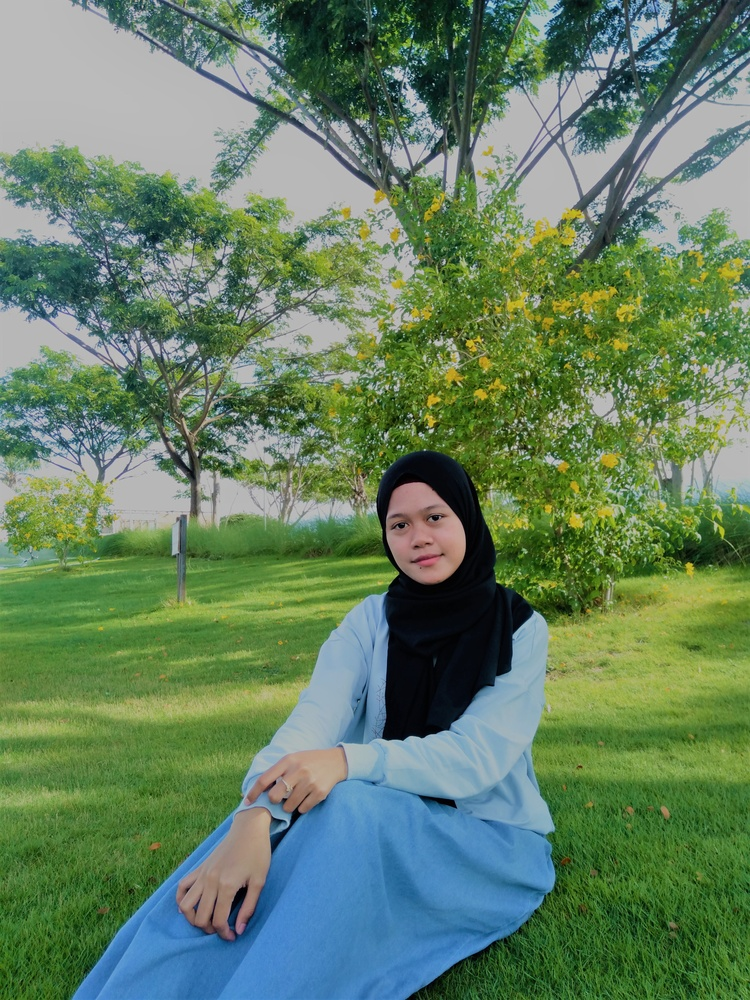
%> input picture saya.jpg, 750 x 1000 px, shrunk from 3120 x 4160 before the run
$ octave uas.m   (GNU Octave 9; MATLAB toolbox functions it lacks are replaced by stand-ins)
%> lines starting %> are read from the running program, lines starting %| are printed output that depends on the picture; in (x1, y1, x2, y2) boxes, pixels count from 0 and x2, y2 are one past the last pixel; in counts of white or black regions, pixels touching at a corner belong together; the program's own positions count from 1
clc;
clear;
close all;

Img = imread('saya.jpg');
%> Img is the input picture: size 1000x750x3 uint8; mean R, G, B 100, 128, 98.1
grayImage = double(rgb2gray(Img));
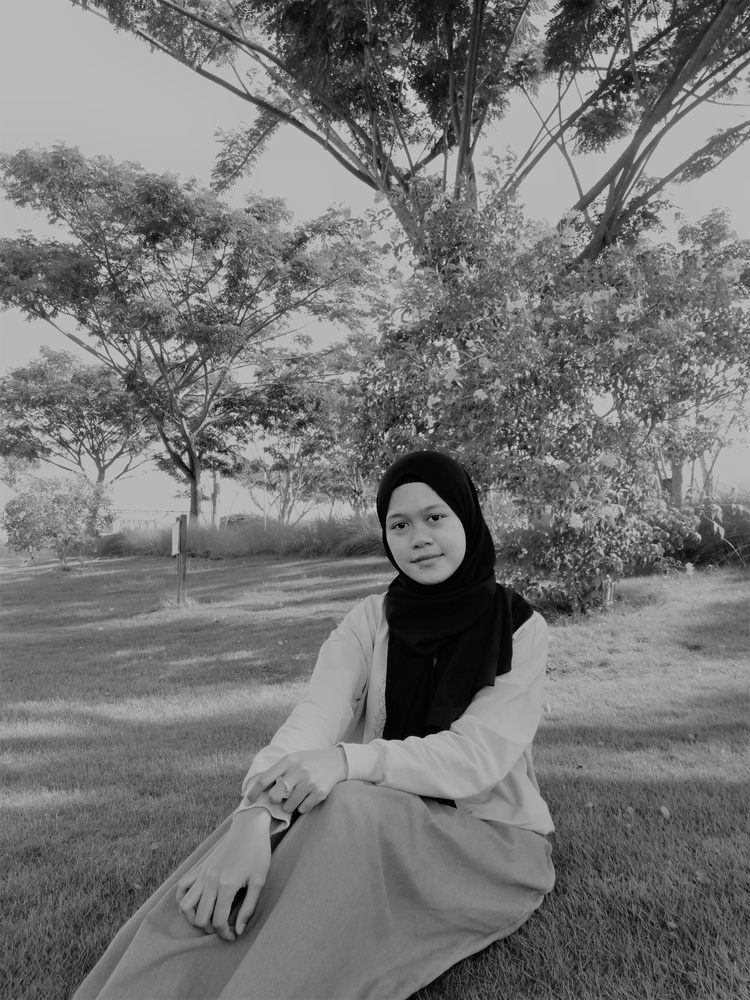
%> grayImage: size 1000x750 double; min 0, max 216, mean 116.2

subplot(2, 2, 1);
imshow(Img, []);
title('Original Image');

subplot(2, 2, 2);
imshow(grayImage, []);
title('Grayscale Image');

numberOfClasses = 2;
indexes = kmeans(grayImage(:), numberOfClasses);
classImage = reshape(indexes, size(grayImage));
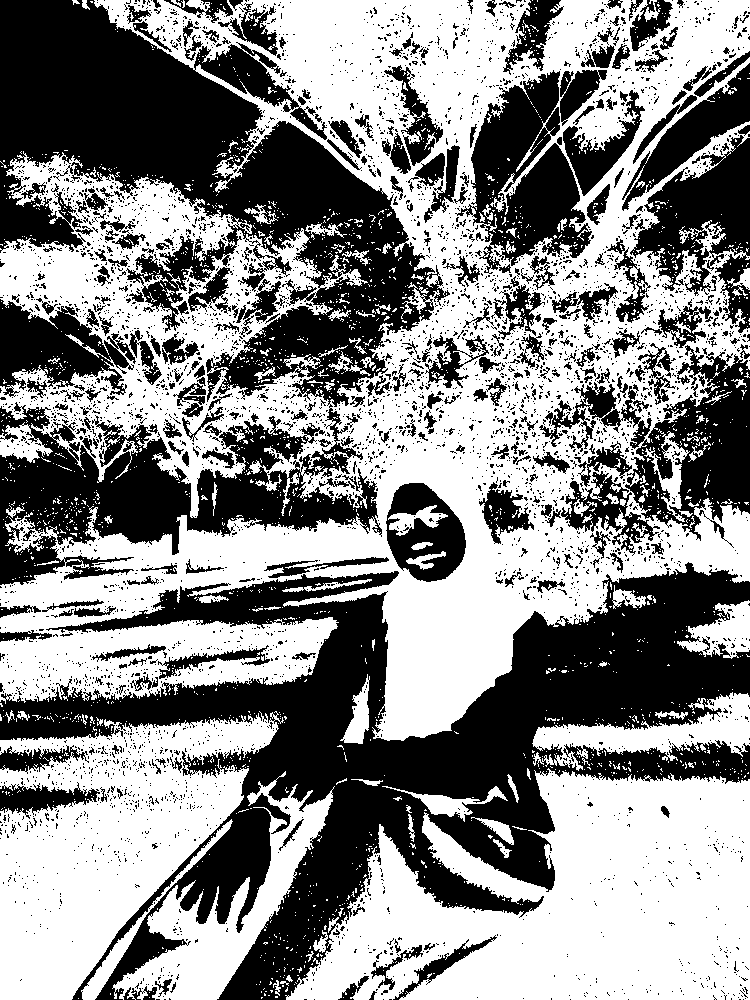
%> classImage: size 1000x750 double; values 1 (black) and 2 (white), 54% white; 4558 black regions (4226 under 20 px), largest, box (x1, y1, x2, y2) and area: (0, 562, 750, 1000) 115094, (0, 0, 450, 585) 106500, (539, 345, 750, 541) 14539

h = subplot(2, 2, 3);
imshow(classImage, []);
title('Classified Image');
colormap(h,parula);

class = zeros(size(grayImage));
area = zeros(numberOfClasses,1);

for n = 1:numberOfClasses
    class(:,:,n) = classImage==n;
    area(n) = sum(sum(class(:,:,n)));
end
%> after the loop, area = [344776; 405224]

[~,min_area] = min(area);
%> min_area = 1

object = classImage==min_area;
bw = medfilt2(object,[5 5]);
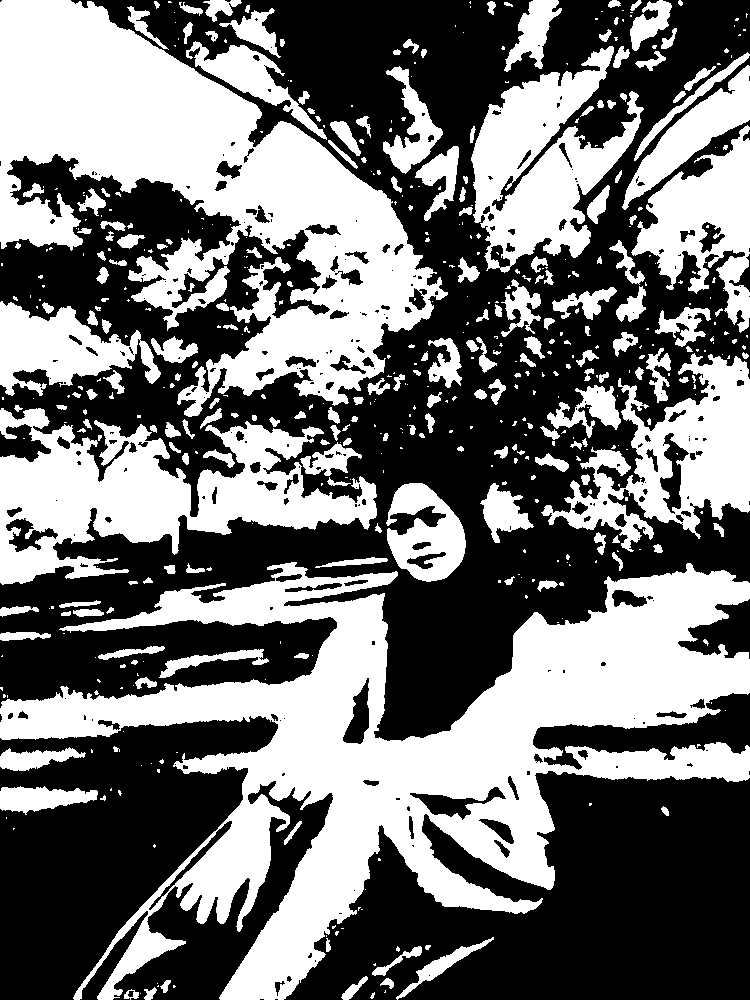
%> bw: size 1000x750 logical; 44.8% white; 526 white regions (311 under 20 px), largest, box (x1, y1, x2, y2) and area: (0, 562, 750, 1000) 117421, (0, 0, 448, 417) 77678, (0, 408, 377, 585) 30436
bw = bwareaopen(bw,5000);
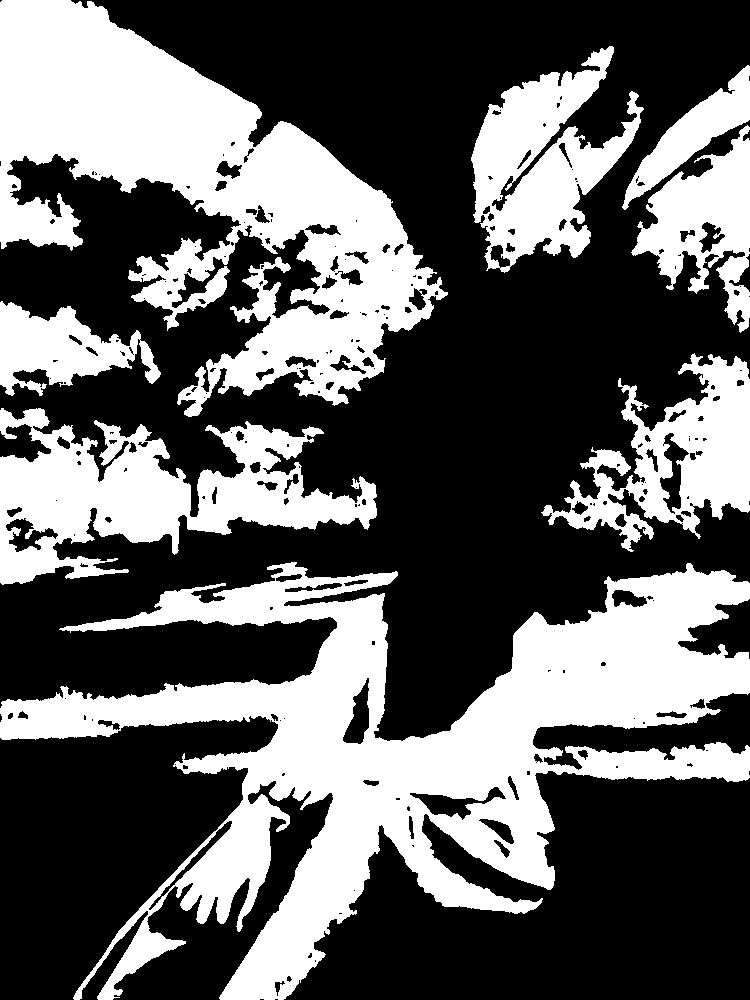
%> bw: size 1000x750 logical; 38% white; 8 white regions
s = regionprops(bw,'BoundingBox');
%> s = 8 regions; box (x1, y1, x2, y2): (0, 0, 448, 417), (0, 301, 161, 396), (0, 408, 377, 585), (0, 562, 750, 1000), (471, 46, 644, 273), (541, 353, 750, 552), (622, 65, 750, 210), (631, 125, 750, 333)
bbox = cat(1, s.BoundingBox);
%> bbox = [0.5 0.5 448 417; 0.5 301.5 161 95; 0.5 408.5 377 177; 0.5 562.5 750 438; 471.5 46.5 173 227; 541.5 353.5 209 199; 622.5 65.5 128 145; 631.5 125.5 119 208]
RGB = insertShape(Img, 'FilledRectangle', bbox, 'Color', 'yellow', 'Opacity', 0.3);
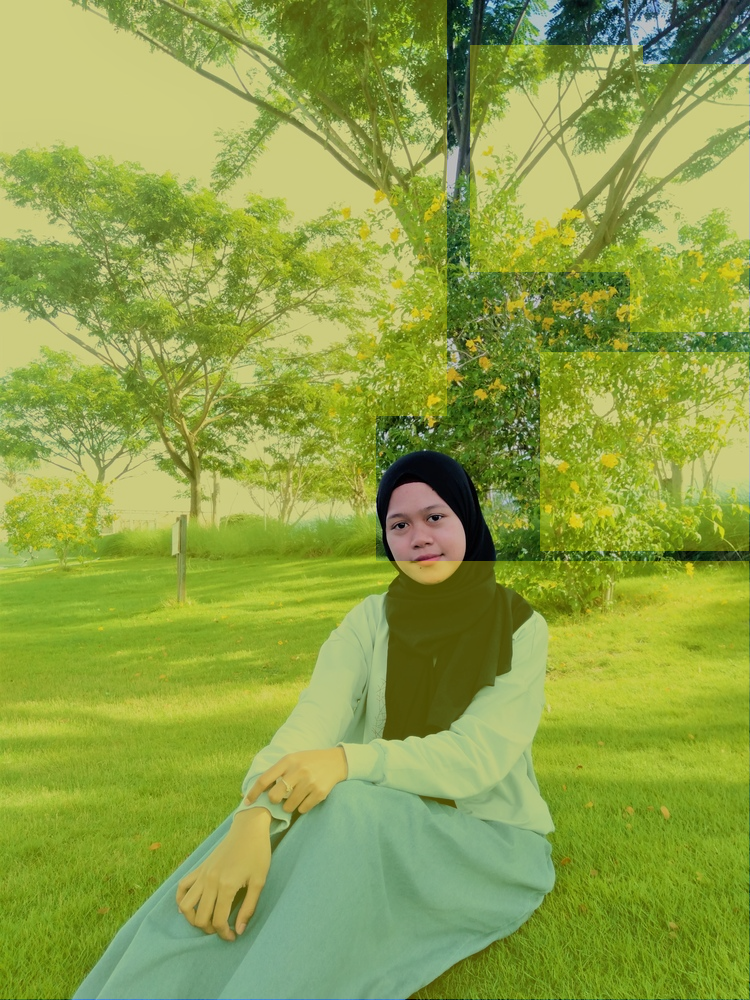
%> RGB: size 1000x750x3 uint8; mean R, G, B 141.5, 161.7, 70.4
RGB = insertObjectAnnotation(RGB,'rectangle',bbox,'Object','TextBoxOpacity',0.9,'FontSize',18);
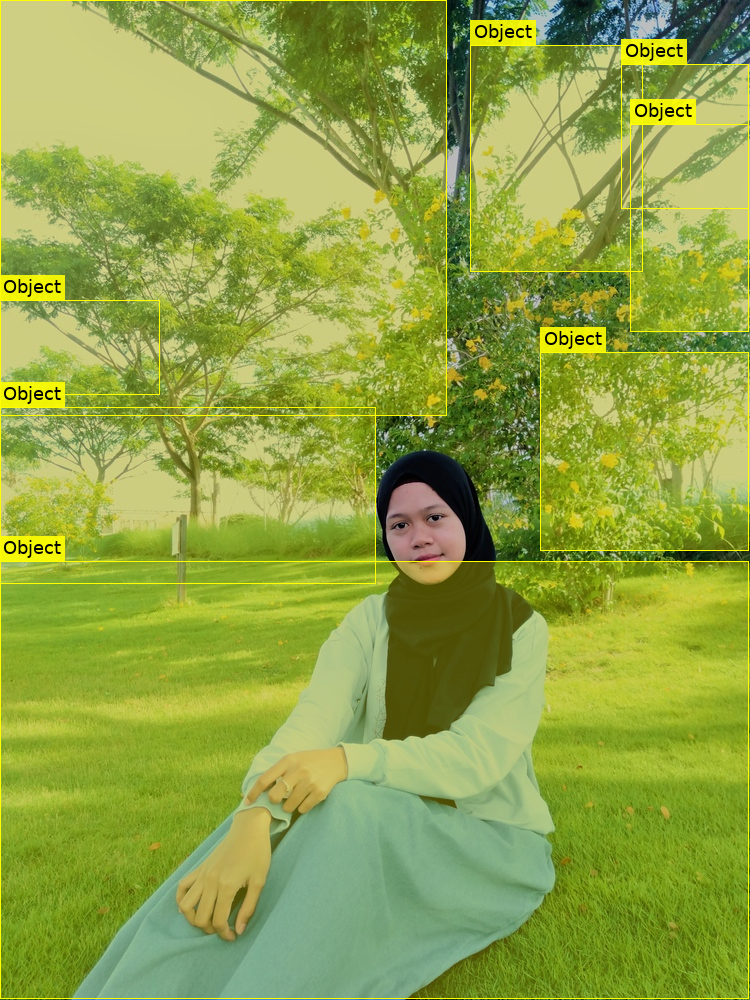
%> RGB: size 1000x750x3 uint8; 2.61% of pixels changed, all inside (x1, y1, x2, y2) = (0, 0, 749, 999)
subplot(2, 2, 4);
imshow(RGB,[]);
title('Detected Object');
